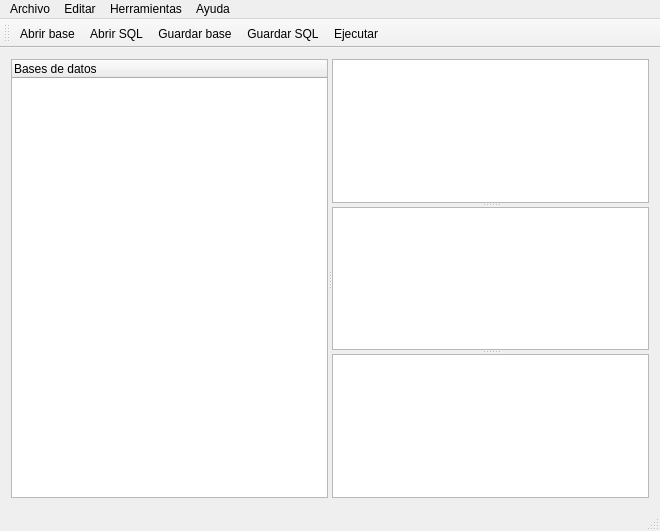
<?xml version="1.0" encoding="UTF-8"?>
<ui version="4.0">
 <class>MainWindow</class>
 <widget class="QMainWindow" name="MainWindow">
  <property name="geometry">
   <rect>
    <x>0</x>
    <y>0</y>
    <width>660</width>
    <height>531</height>
   </rect>
  </property>
  <property name="windowTitle">
   <string>DuSQLiteManager</string>
  </property>
  <property name="windowIcon">
   <iconset resource="res.qrc">
    <normaloff>:/acerca_de.png</normaloff>:/acerca_de.png</iconset>
  </property>
  <widget class="QWidget" name="centralWidget">
   <layout class="QGridLayout" name="gridLayout">
    <item row="0" column="0">
     <widget class="QSplitter" name="splitter_2">
      <property name="orientation">
       <enum>Qt::Horizontal</enum>
      </property>
      <widget class="DuarteCorporation::DuSqliteManagerTreeWidget" name="treeWidget">
       <property name="contextMenuPolicy">
        <enum>Qt::ActionsContextMenu</enum>
       </property>
       <column>
        <property name="text">
         <string notr="true">Bases de datos</string>
        </property>
        <property name="icon">
         <iconset resource="res.qrc">
          <normaloff>:/bases_de_datos.png</normaloff>:/bases_de_datos.png</iconset>
        </property>
       </column>
      </widget>
      <widget class="QSplitter" name="splitter">
       <property name="orientation">
        <enum>Qt::Vertical</enum>
       </property>
       <widget class="QTextEdit" name="textEdit"/>
       <widget class="QTableView" name="tableView"/>
       <widget class="QListWidget" name="listWidget"/>
      </widget>
     </widget>
    </item>
   </layout>
  </widget>
  <widget class="QMenuBar" name="menuBar">
   <property name="geometry">
    <rect>
     <x>0</x>
     <y>0</y>
     <width>660</width>
     <height>21</height>
    </rect>
   </property>
   <widget class="QMenu" name="menuArchivo">
    <property name="title">
     <string>Archivo</string>
    </property>
    <addaction name="actionAbrir_base"/>
    <addaction name="actionGuardar_base"/>
    <addaction name="separator"/>
    <addaction name="actionAbrir_SQL"/>
    <addaction name="actionGuardar_SQL"/>
    <addaction name="separator"/>
    <addaction name="actionImprimir"/>
    <addaction name="separator"/>
    <addaction name="actionQuitar"/>
   </widget>
   <widget class="QMenu" name="menuEditar">
    <property name="title">
     <string>Editar</string>
    </property>
    <addaction name="actionCopiar"/>
    <addaction name="actionCortar"/>
    <addaction name="actionPegar"/>
    <addaction name="separator"/>
    <addaction name="actionBuscar_y_reemplazar"/>
   </widget>
   <widget class="QMenu" name="menuHerramientas">
    <property name="title">
     <string>Herramientas</string>
    </property>
    <addaction name="actionEjecutar"/>
    <addaction name="separator"/>
    <addaction name="actionPreferencias"/>
   </widget>
   <widget class="QMenu" name="menuAyuda">
    <property name="title">
     <string>Ayuda</string>
    </property>
    <addaction name="actionManual"/>
    <addaction name="separator"/>
    <addaction name="actionAcerca_de_DuSQLiteManager"/>
   </widget>
   <addaction name="menuArchivo"/>
   <addaction name="menuEditar"/>
   <addaction name="menuHerramientas"/>
   <addaction name="menuAyuda"/>
  </widget>
  <widget class="QToolBar" name="mainToolBar">
   <attribute name="toolBarArea">
    <enum>TopToolBarArea</enum>
   </attribute>
   <attribute name="toolBarBreak">
    <bool>false</bool>
   </attribute>
   <addaction name="actionAbrir_base"/>
   <addaction name="actionAbrir_SQL"/>
   <addaction name="actionGuardar_base"/>
   <addaction name="actionGuardar_SQL"/>
   <addaction name="actionEjecutar"/>
  </widget>
  <widget class="QStatusBar" name="statusBar"/>
  <action name="actionAbrir_base">
   <property name="icon">
    <iconset resource="res.qrc">
     <normaloff>:/abrir_base.png</normaloff>:/abrir_base.png</iconset>
   </property>
   <property name="text">
    <string>Abrir base</string>
   </property>
   <property name="shortcut">
    <string>Ctrl+O</string>
   </property>
  </action>
  <action name="actionGuardar_base">
   <property name="icon">
    <iconset resource="res.qrc">
     <normaloff>:/guardar_base.png</normaloff>:/guardar_base.png</iconset>
   </property>
   <property name="text">
    <string>Guardar base</string>
   </property>
   <property name="shortcut">
    <string>Ctrl+S</string>
   </property>
  </action>
  <action name="actionAbrir_SQL">
   <property name="icon">
    <iconset resource="res.qrc">
     <normaloff>:/abrir_sql.png</normaloff>:/abrir_sql.png</iconset>
   </property>
   <property name="text">
    <string>Abrir SQL</string>
   </property>
   <property name="shortcut">
    <string>Ctrl+Shift+O</string>
   </property>
  </action>
  <action name="actionGuardar_SQL">
   <property name="icon">
    <iconset resource="res.qrc">
     <normaloff>:/guardar_sql.png</normaloff>:/guardar_sql.png</iconset>
   </property>
   <property name="text">
    <string>Guardar SQL</string>
   </property>
   <property name="shortcut">
    <string>Ctrl+Shift+S</string>
   </property>
  </action>
  <action name="actionImprimir">
   <property name="icon">
    <iconset resource="res.qrc">
     <normaloff>:/imprimir.png</normaloff>:/imprimir.png</iconset>
   </property>
   <property name="text">
    <string>Imprimir</string>
   </property>
   <property name="shortcut">
    <string>Ctrl+P</string>
   </property>
  </action>
  <action name="actionQuitar">
   <property name="icon">
    <iconset resource="res.qrc">
     <normaloff>:/quitar.png</normaloff>:/quitar.png</iconset>
   </property>
   <property name="text">
    <string>Quitar</string>
   </property>
   <property name="shortcut">
    <string>Ctrl+Q</string>
   </property>
  </action>
  <action name="actionCopiar">
   <property name="icon">
    <iconset resource="res.qrc">
     <normaloff>:/copiar.png</normaloff>:/copiar.png</iconset>
   </property>
   <property name="text">
    <string>Copiar</string>
   </property>
   <property name="shortcut">
    <string>Ctrl+C</string>
   </property>
  </action>
  <action name="actionCortar">
   <property name="icon">
    <iconset resource="res.qrc">
     <normaloff>:/cortar.png</normaloff>:/cortar.png</iconset>
   </property>
   <property name="text">
    <string>Cortar</string>
   </property>
   <property name="shortcut">
    <string>Ctrl+X</string>
   </property>
  </action>
  <action name="actionPegar">
   <property name="icon">
    <iconset resource="res.qrc">
     <normaloff>:/pegar.png</normaloff>:/pegar.png</iconset>
   </property>
   <property name="text">
    <string>Pegar</string>
   </property>
   <property name="shortcut">
    <string>Ctrl+V</string>
   </property>
  </action>
  <action name="actionEjecutar">
   <property name="icon">
    <iconset resource="res.qrc">
     <normaloff>:/ejecutar.png</normaloff>:/ejecutar.png</iconset>
   </property>
   <property name="text">
    <string>Ejecutar</string>
   </property>
   <property name="shortcut">
    <string>Ctrl+R</string>
   </property>
  </action>
  <action name="actionPreferencias">
   <property name="icon">
    <iconset resource="res.qrc">
     <normaloff>:/preferencias.png</normaloff>:/preferencias.png</iconset>
   </property>
   <property name="text">
    <string>Preferencias</string>
   </property>
  </action>
  <action name="actionManual">
   <property name="icon">
    <iconset resource="res.qrc">
     <normaloff>:/manual.png</normaloff>:/manual.png</iconset>
   </property>
   <property name="text">
    <string>Manual</string>
   </property>
  </action>
  <action name="actionAcerca_de_DuSQLiteManager">
   <property name="icon">
    <iconset resource="res.qrc">
     <normaloff>:/acerca_de.png</normaloff>:/acerca_de.png</iconset>
   </property>
   <property name="text">
    <string>Acerca de DuSQLiteManager</string>
   </property>
  </action>
  <action name="actionBuscar_y_reemplazar">
   <property name="icon">
    <iconset resource="res.qrc">
     <normaloff>:/buscar_reemplazar.png</normaloff>:/buscar_reemplazar.png</iconset>
   </property>
   <property name="text">
    <string>Buscar y reemplazar</string>
   </property>
   <property name="shortcut">
    <string>Ctrl+H</string>
   </property>
  </action>
 </widget>
 <layoutdefault spacing="6" margin="11"/>
 <customwidgets>
  <customwidget>
   <class>DuarteCorporation::DuSqliteManagerTreeWidget</class>
   <extends>QTreeWidget</extends>
   <header location="global">DuSqliteManagerTreeWidget.h</header>
  </customwidget>
 </customwidgets>
 <resources>
  <include location="res.qrc"/>
 </resources>
 <connections/>
</ui>
